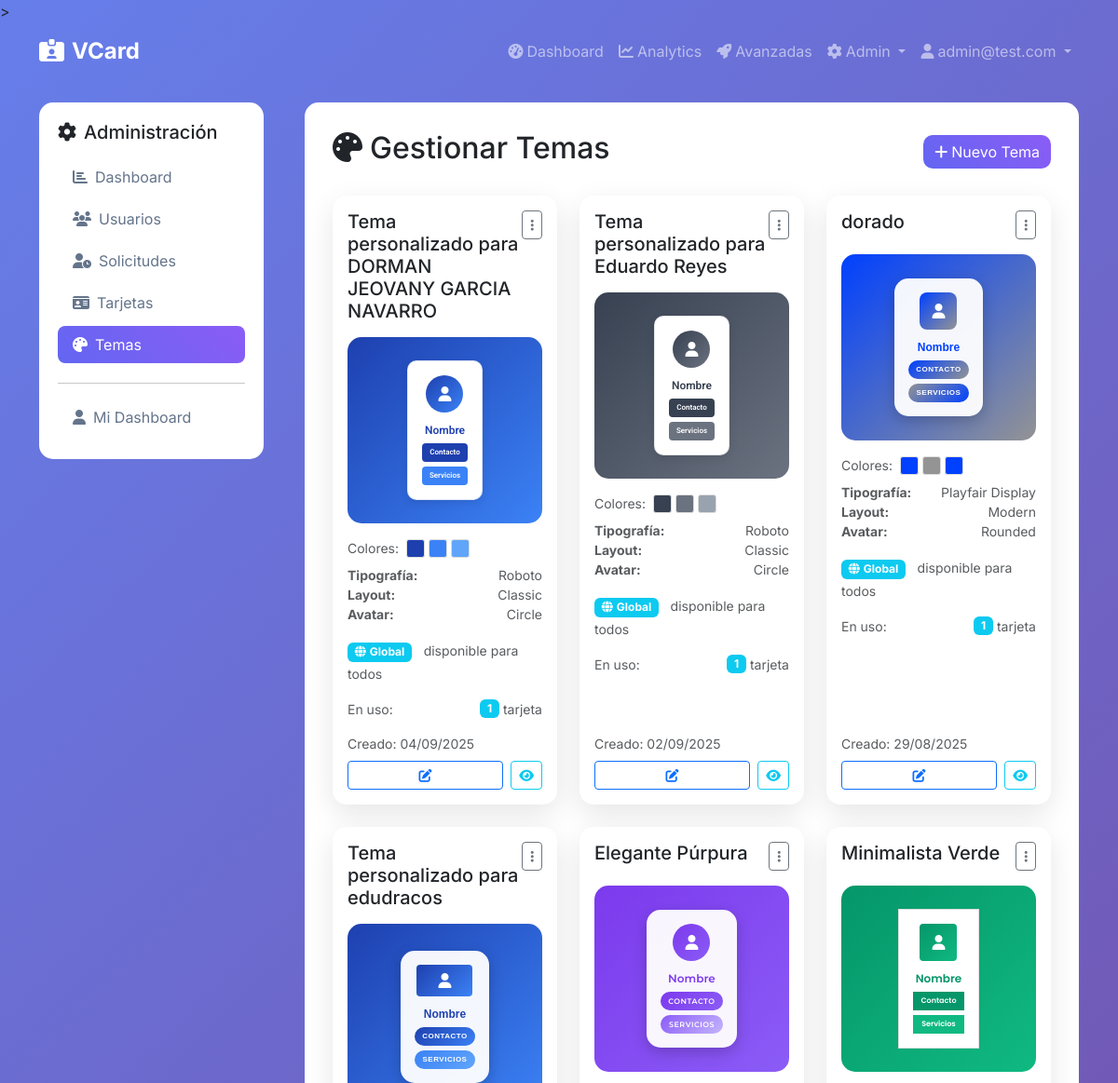
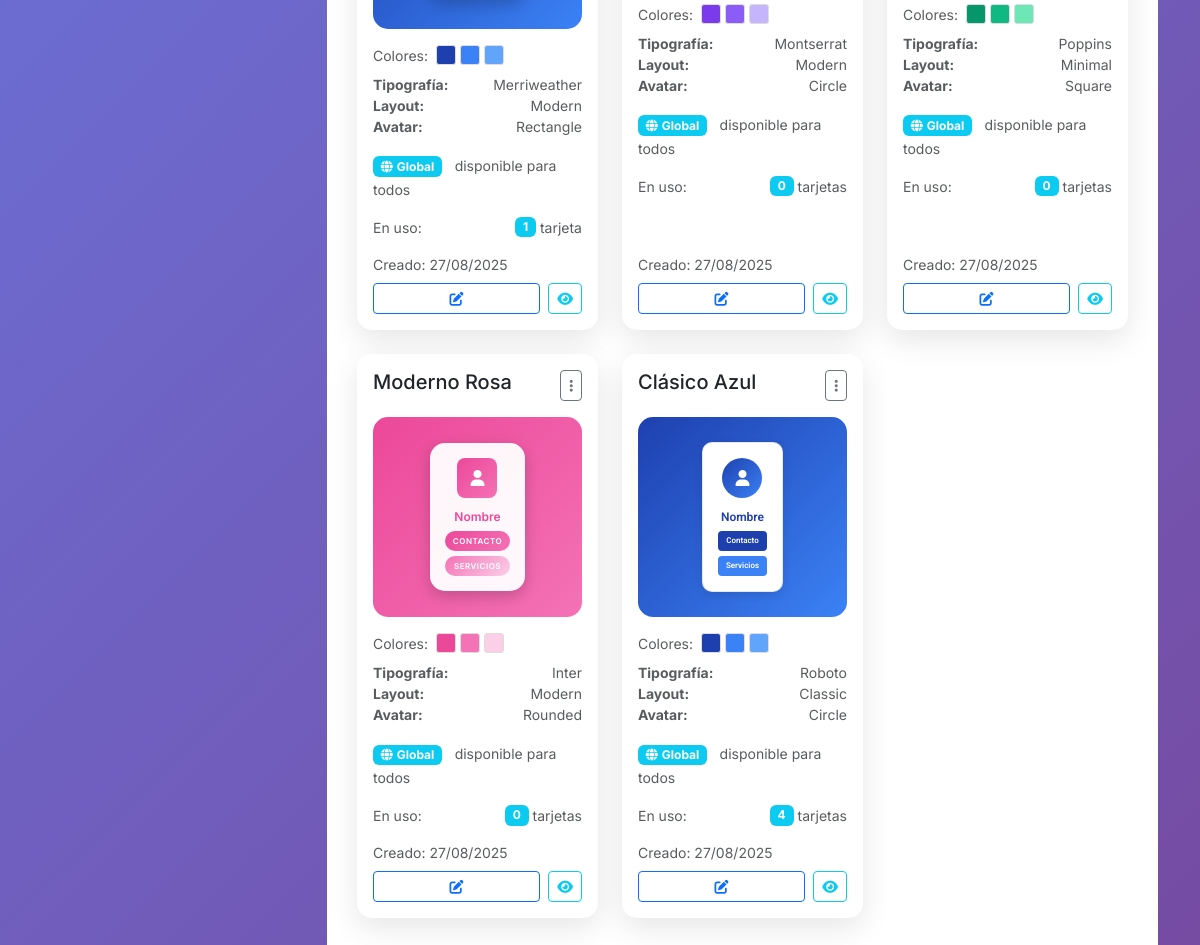
/admin/themes (signed in), run on an earlier commit of the app's database (2 pictures, top to bottom).
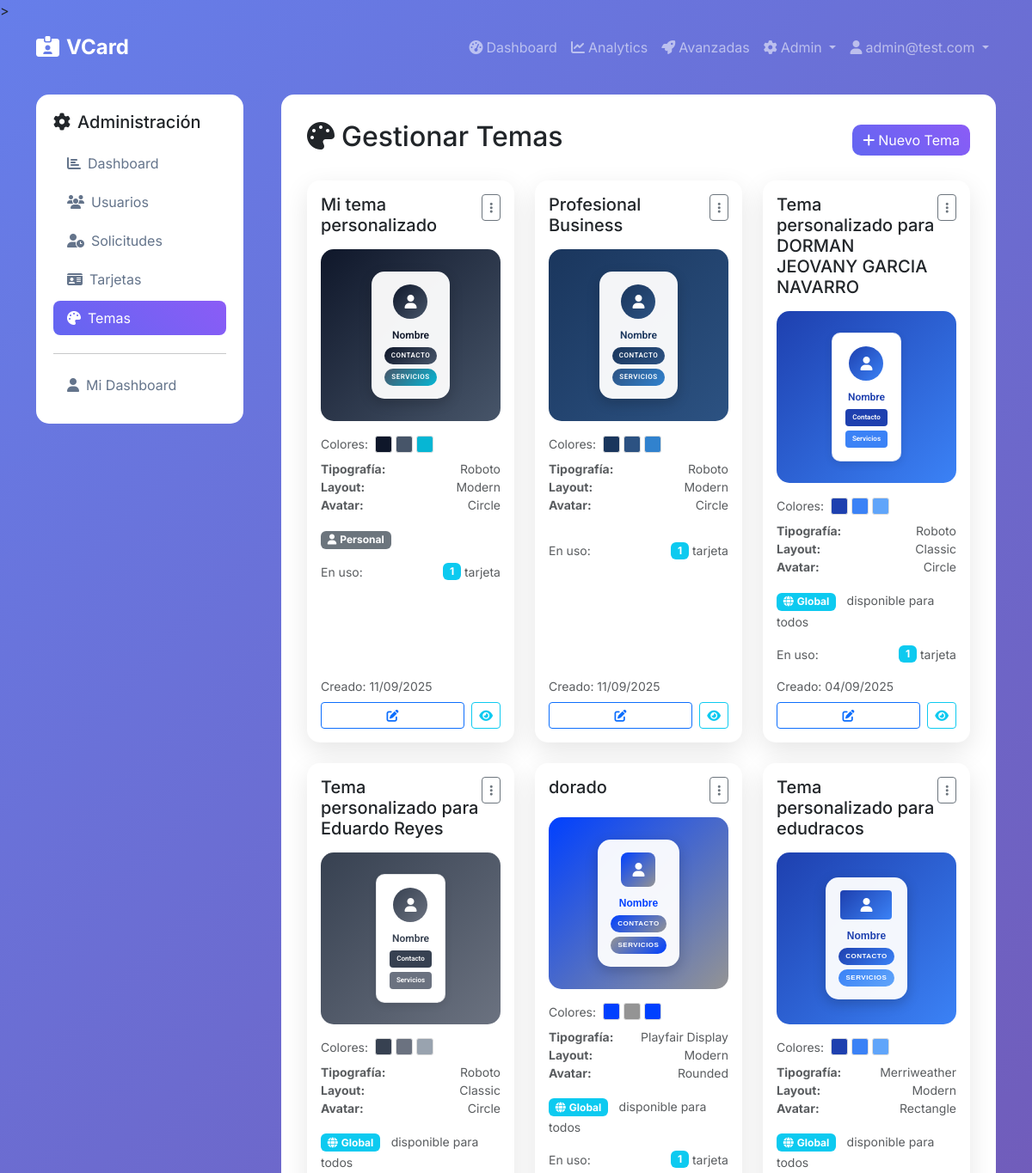
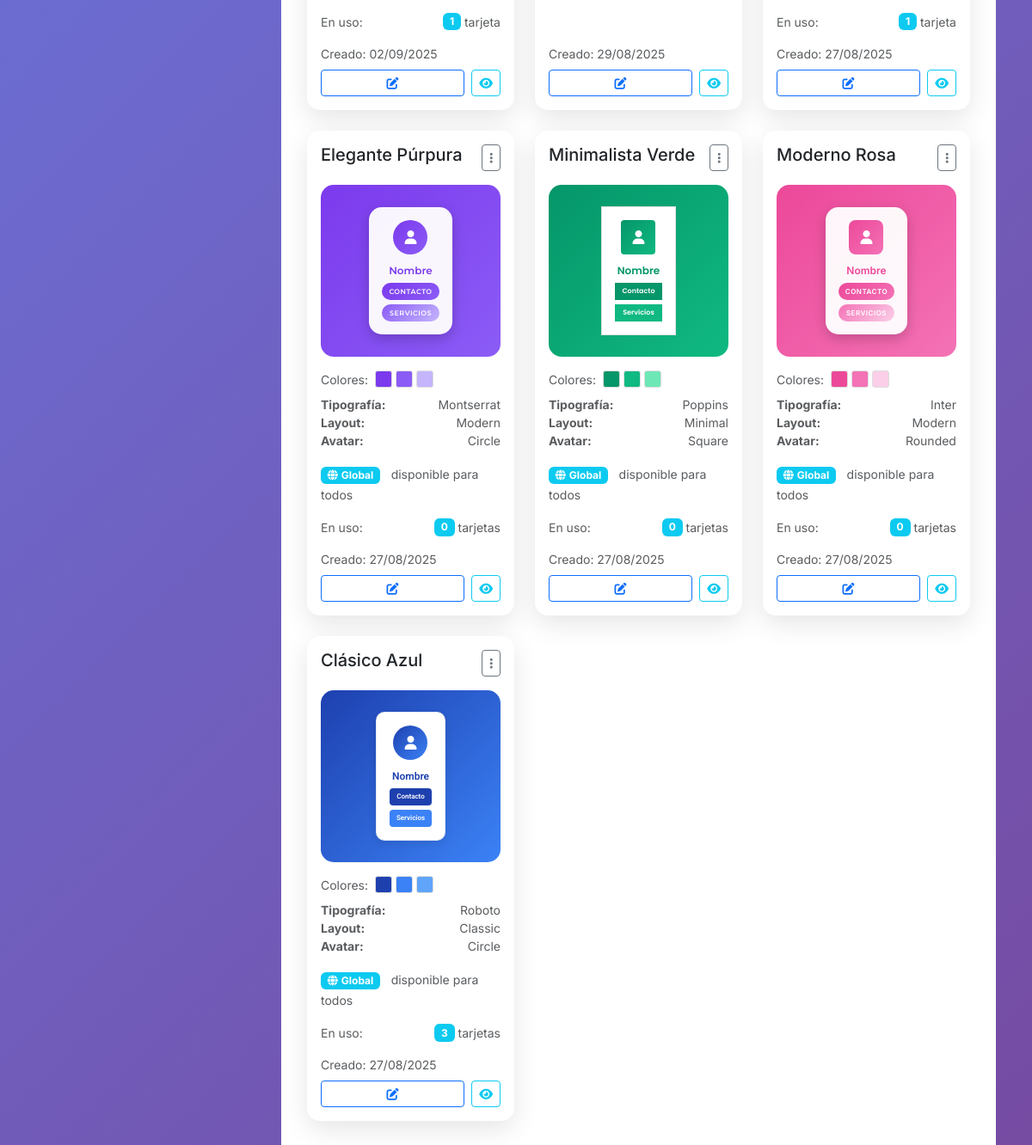
And on a later commit of the database (2 pictures, top to bottom).
### app/models.py (models this page shows, shortened)
class Theme(db.Model):
    id = db.Column(db.Integer, primary_key=True)
    name = db.Column(db.String(100), nullable=False)
    template_name = db.Column(db.String(50), default='classic')  # template file name (classic, mobile, elegant, etc.)
    primary_color = db.Column(db.String(7), default='#6366f1')  # hex color
    secondary_color = db.Column(db.String(7), default='#8b5cf6')
    accent_color = db.Column(db.String(7), default='#ec4899')
    avatar_border_color = db.Column(db.String(7), default='#ffffff')  # avatar border color
    font_family = db.Column(db.String(100), default='Inter')
    layout = db.Column(Enum('classic', 'modern', 'minimal', name='theme_layouts'), default='modern')
    avatar_shape = db.Column(Enum('circle', 'rounded', 'square', 'rectangle', name='avatar_shapes'), default='circle')
    bg_image_path = db.Column(db.String(255))  # optional background image
    preview_image = db.Column(db.String(255))  # preview screenshot for theme selection
    is_active = db.Column(db.Boolean, default=True)  # admin can disable themes
    is_global = db.Column(db.Boolean, default=False)  # True for admin themes visible to all, False for personal themes
    created_by_id = db.Column(db.Integer, db.ForeignKey('user.id'), nullable=True)  # NULL for admin themes, user_id for personal themes
    created_at = db.Column(db.DateTime, default=now_utc_for_db)
    cards = db.relationship('Card', backref='theme', lazy='dynamic')
    def is_personal(self):
        return not self.is_global and self.created_by_id is not None

### app/admin/routes.py (the view)
@bp.route('/themes')
@login_required
@admin_required
def themes():
    themes = Theme.query.order_by(Theme.created_at.desc()).all()
    return render_template('admin/themes.html', themes=themes)

### app/models.py (called while the page is built)
    def is_admin(self):
        return self.role == 'admin'

### app/utils.py (called while the page is built)
def admin_required(f):
    from functools import wraps
    from flask import abort
    from flask_login import current_user
    @wraps(f)
    def decorated_function(*args, **kwargs):
        if not current_user.is_authenticated or not current_user.is_admin():
            abort(403)
        return f(*args, **kwargs)
    return decorated_function

### app/templates/admin/themes.html (shortened to what the changed rows need)
{% extends "base.html" %}
{% block content %}
<div class="row">
    <div class="col-md-9">
        <div class="main-content">
            <div class="d-flex justify-content-between align-items-center mb-4">
                <h2>
                    <i class="fas fa-palette me-2"></i>Gestionar Temas
                </h2>
            </div>
            {% if themes %}
                <div class="row">
                    {% for theme in themes %}
                        <div class="col-lg-6 col-xl-4 mb-4">
                            <div class="card h-100">
                                <div class="card-body d-flex flex-column">
                                    <div class="d-flex justify-content-between align-items-start mb-3">
                                        <h5 class="card-title mb-0">{{ theme.name }}</h5>
                                        <div class="dropdown">
                                            <button class="btn btn-sm btn-outline-secondary" type="button"
                                                    data-bs-toggle="dropdown">
                                                <i class="fas fa-ellipsis-v"></i>
                                            </button>
                                        </div>
                                    </div>
                                    <div class="mb-3" style="
                                        background: linear-gradient(135deg, {{ theme.primary_color }}, {{ theme.secondary_color }});
                                        border-radius: 15px;
                                        padding: 20px;
                                        min-height: 200px;
                                        display: flex;
                                        align-items: center;
                                        justify-content: center;
                                        position: relative;
                                    ">
                                        <div style="
                                            {% if theme.layout == 'classic' %}
                                            background: white;
                                            border-radius: 10px;
                                            box-shadow: 0 3px 10px rgba(0,0,0,0.1);
                                            border: 1px solid {{ theme.primary_color }}20;
                                            {% elif theme.layout == 'minimal' %}
                                            background: white;
                                            border-radius: 0;
                                            box-shadow: none;
                                            border: 1px solid #e0e0e0;
                                            {% else %}
                                            background: rgba(255, 255, 255, 0.95);
                                            border-radius: 15px;
                                            box-shadow: 0 5px 15px rgba(0,0,0,0.2);
                                            {% endif %}
                                            padding: 15px;
                                            text-align: center;
                                            max-width: 150px;
                                            font-family: '{{ theme.font_family }}', sans-serif;
                                        ">
                                            <div style="
                                                {% if theme.avatar_shape == 'rectangle' %}
                                                width: 60px;
                                                height: 34px;
                                                {% else %}
                                                width: 40px;
                                                height: 40px;
                                                {% endif %}
                                                margin: 0 auto 10px;
                                                background: linear-gradient(135deg, {{ theme.primary_color }}, {{ theme.secondary_color }});
                                                {% if theme.avatar_shape == 'circle' %}
                                                border-radius: 50%;
                                                {% elif theme.avatar_shape == 'rounded' %}
                                                border-radius: 8px;
                                                {% elif theme.avatar_shape == 'rectangle' %}
                                                border-radius: 4px;
                                                {% else %}
                                                border-radius: 4px;
                                                {% endif %}
                                                display: flex;
                                                align-items: center;
                                                justify-content: center;
                                                color: white;
                                                font-size: 16px;
                                            ">
                                                <i class="fas fa-user"></i>
                                            </div>
                                            <div style="color: {{ theme.primary_color }}; font-weight: 600; font-size: 12px; margin-bottom: 5px;">
                                                Nombre
                                            </div>
                                            <div style="
                                                {% if theme.layout == 'classic' %}
                                                background: {{ theme.primary_color }};
                                                border-radius: 4px;
                                                text-transform: none;
                                                letter-spacing: 0;
                                                {% elif theme.layout == 'minimal' %}
                                                background: {{ theme.primary_color }};
                                                border-radius: 0;
                                                text-transform: none;
                                                letter-spacing: 0;
                                                font-weight: 500;
                                                {% else %}
                                                background: linear-gradient(135deg, {{ theme.primary_color }}, {{ theme.secondary_color }});
                                                border-radius: 10px;
                                                text-transform: uppercase;
                                                letter-spacing: 0.5px;
                                                {% endif %}
                                                color: white;
                                                padding: 4px 8px;
                                                font-size: 8px;
                                                font-weight: 600;
                                                margin-bottom: 5px;
                                            ">
                                                Contacto
                                            </div>
                                            <div style="
                                                {% if theme.layout == 'classic' %}
                                                background: {{ theme.secondary_color }};
                                                border-radius: 4px;
                                                text-transform: none;
                                                letter-spacing: 0;
                                                {% elif theme.layout == 'minimal' %}
                                                background: {{ theme.secondary_color }};
                                                border-radius: 0;
                                                text-transform: none;
                                                letter-spacing: 0;
                                                font-weight: 500;
                                                {% else %}
                                                background: linear-gradient(135deg, {{ theme.secondary_color }}, {{ theme.accent_color }});
                                                border-radius: 10px;
                                                text-transform: uppercase;
                                                letter-spacing: 0.5px;
                                                {% endif %}
                                                color: white;
                                                padding: 4px 8px;
                                                font-size: 8px;
                                                font-weight: 600;
                                            ">
                                                Servicios
                                            </div>
                                        </div>
                                    </div>
                                    <div class="mb-3">
                                        <div class="d-flex align-items-center mb-2">
                                            <small class="text-muted me-2">Colores:</small>
                                            <div class="d-flex gap-1">
                                                <div style="width: 20px; height: 20px; background: {{ theme.primary_color }}; border-radius: 3px; border: 1px solid #ddd;"
                                                     title="Primario: {{ theme.primary_color }}"></div>
                                                <div style="width: 20px; height: 20px; background: {{ theme.secondary_color }}; border-radius: 3px; border: 1px solid #ddd;"
                                                     title="Secundario: {{ theme.secondary_color }}"></div>
                                                <div style="width: 20px; height: 20px; background: {{ theme.accent_color }}; border-radius: 3px; border: 1px solid #ddd;"
                                                     title="Acento: {{ theme.accent_color }}"></div>
                                            </div>
                                        </div>
                                        <div class="small text-muted">
                                            <div class="d-flex justify-content-between">
                                                <span><strong>Tipografía:</strong></span>
                                                <span>{{ theme.font_family }}</span>
                                            </div>
                                            <div class="d-flex justify-content-between">
                                                <span><strong>Layout:</strong></span>
                                                <span class="text-capitalize">{{ theme.layout }}</span>
                                            </div>
                                            <div class="d-flex justify-content-between">
                                                <span><strong>Avatar:</strong></span>
                                                <span class="text-capitalize">{{ theme.avatar_shape }}</span>
                                            </div>
                                        </div>
                                    </div>
                                    <div class="mb-3">
                                        {% if theme.is_personal() %}
                                        <span class="badge bg-secondary">
                                            <i class="fas fa-user me-1"></i>Personal
                                        </span>
                                        {% elif theme.is_global %}
                                        <span class="badge bg-info">
                                            <i class="fas fa-globe me-1"></i>Global
                                        </span>
                                        <small class="text-muted ms-2">disponible para todos</small>
                                        {% endif %}
                                    </div>
                                    <div class="mb-3">
                                        <div class="d-flex justify-content-between align-items-center">
                                            <small class="text-muted">En uso:</small>
                                            <div class="d-flex align-items-center">
                                                <span class="badge bg-info me-1">{{ theme.cards.count() }}</span>
                                                <small class="text-muted">tarjeta{{ 's' if theme.cards.count() != 1 else '' }}</small>
                                            </div>
                                        </div>
                                    </div>
                                    <div class="mt-auto">
                                        <div class="small text-muted">
                                            Creado: {{ theme.created_at.strftime('%d/%m/%Y') if theme.created_at else '-' }}
                                        </div>
                                        <div class="d-flex gap-2 mt-2">
                                            <a href="{{ url_for('admin.edit_theme', id=theme.id) }}"
                                               class="btn btn-outline-primary btn-sm flex-grow-1">
                                                <i class="fas fa-edit"></i>
                                            </a>
                                            <button type="button" class="btn btn-outline-info btn-sm"
                                                    onclick="previewTheme({{ theme.id }})" title="Vista previa">
                                                <i class="fas fa-eye"></i>
                                            </button>
                                        </div>
                                    </div>
                                </div>
                            </div>
                        </div>
                    {% endfor %}
                </div>
            {% endif %}
        </div>
    </div>
</div>
{% endblock %}

What changed in the data, as far as the page shows it:
added Theme: name "Mi tema personalizado", font_family "Roboto", layout "Modern", avatar_shape "Circle", is_global False (drawn), cards.count "1", created_at "11/09/2025", primary_color "#0f172a" (drawn), secondary_color "#475569" (drawn)
added Theme: name "Profesional Business", font_family "Roboto", layout "Modern", avatar_shape "Circle", cards.count "1", created_at "11/09/2025", primary_color "#1a365d" (drawn), secondary_color "#2c5282" (drawn)
computed for Theme "Clásico Azul": cards.count "4" → "3"
